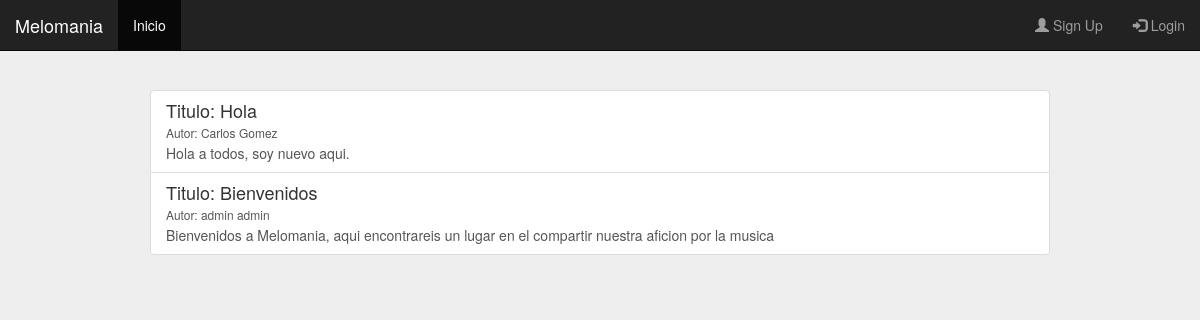
The app's page /mensajes.php with its own data.
### tables this page shows
CREATE TABLE `mensajes` (
  `id` int(11) NOT NULL,
  `idUsuOrigen` int(11) NOT NULL,
  `idUsuDestino` int(11) DEFAULT NULL,
  `id_grupo` int(11) DEFAULT NULL,
  `titulo` varchar(42) NOT NULL,
  `texto` text NOT NULL,
  `leido` tinyint(1) NOT NULL DEFAULT '0'
);

### modelo/mensajeDAO.php (called while the page is built, shortened)
<?php
  require_once("mensaje.php");
  class MensajeDAO{
      public function getMessagesForEveryone(){
        $mensajesList = array();
        $con = DB::getInstance()->getConnection();
        $consulta = "SELECT mensajes.id, titulo, texto, nombre, apellido, leido FROM mensajes INNER JOIN usuarios ON mensajes.idUsuOrigen = usuarios.id WHERE idUsuDestino is NULL AND id_grupo is NULL ORDER BY id DESC";
        if ($resultado = $con->query($consulta)){
          while($row = $resultado->fetch_row()){
            $mensaje = new Mensaje($row[0], $row[3]." ".$row[4],NULL, NULL,  $row[1], $row[2], $row[5]);
            array_push($mensajesList, $mensaje);
          }
        }
        return $mensajesList;
      }
  }
 ?>

### modelo/mensaje.php (called while the page is built, shortened)
<?php
  class Mensaje{
    private $usuOrigen;
    private $titulo;
    private $texto;
    public function __construct($id, $usuOrigen, $usuDestino, $grupo, $titulo, $texto, $leido){
      $this->usuOrigen = $usuOrigen;
      $this->titulo = $titulo;
      $this->texto = $texto;
    }
    public function getUsuarioOrigen(){
      return $this->usuOrigen;
    }
    public function getTitulo(){
      return $this->titulo;
    }
    public function getTexto(){
      return $this->texto;
    }
  }
 ?>

### mensajes.php (the view, shortened to what this page needs)
<?php session_start();
require_once("modelo/mensajeDAO.php");
?>
<!DOCTYPE html>
<html>
  <head>
    <link rel="stylesheet" type="text/css" href="./style/styles.css">
    <link rel="stylesheet" href="https://maxcdn.bootstrapcdn.com/bootstrap/3.3.7/css/bootstrap.min.css">
  </head>
  <body>
    <?php include ('cabecera.php');?>
    <div class="wrapper">
  <div class="list-group">
  <?php
    $menDAO = new MensajeDAO();
    $listMessages = $menDAO->getMessagesForEveryone();
    foreach ($listMessages as $menssage){
    ?>
      <a href="#" class="list-group-item">
        <h4 class="list-group-item-heading">Titulo:  <?php echo $menssage->getTitulo() ?> </h4>
        <h6 class="author">Autor: <?php echo $menssage->getUsuarioOrigen(); ?> </h6>
        <p class="list-group-item-text"> <?php echo $menssage->getTexto(); ?></p>
      </a>
    <?php } ?>
  </div>
</div>
  </body>
</html>

### style/styles.css (style rules this page uses)
body { background: #eee !important; padding-top: 45px; }
.wrapper { margin-top: 45px; margin-bottom: 80px; }
.list-group { width: 75%; margin: auto; }
.author { margin: 0 0 5px 0; }

### records on screen
mensajes: titulo "Hola", UsuarioOrigen "Carlos Gomez", texto "Hola a todos, soy nuevo aqui."
mensajes: titulo "Bienvenidos", UsuarioOrigen "admin admin", texto "Bienvenidos a Melomania, aqui encontrareis un lugar en el compartir nuestra aficion por la musica"
